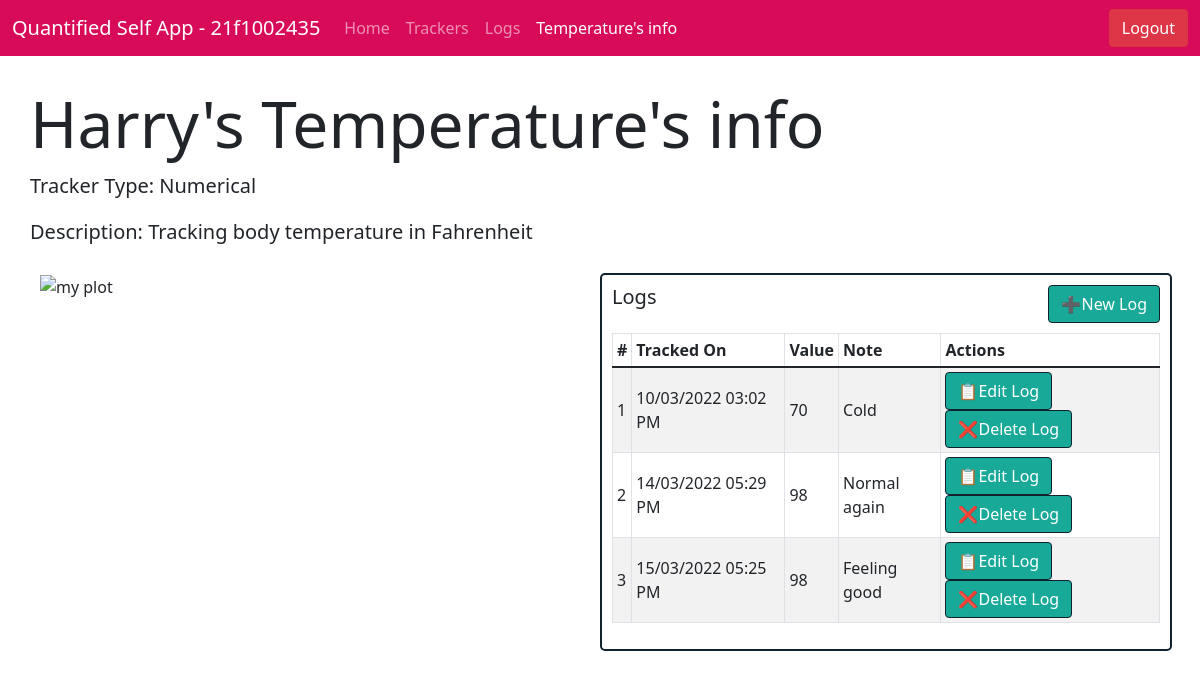
Screenshot of /user/Harry/tracker/1 (signed in) with the database file from the repository.
### models.py (models this page shows, shortened)
class Trackers_Model(db.Model):
  __tablename__ = "Trackers"
  tracker_id = db.Column(db.Integer, autoincrement=True, primary_key=True)
  tracker_name = db.Column(db.String, nullable=False, unique=True)
  tracker_type = db.Column(db.String, nullable=False)
  tracker_desc = db.Column(db.String)

class Users_Model(db.Model, UserMixin):
  __tablename__ = "Users"
  user_id = db.Column(db.Integer, autoincrement=True, primary_key=True)
  username = db.Column(db.String, nullable=False, unique=True)
  password = db.Column(db.String, nullable=False)
  trackers = db.relationship("Trackers_Model", secondary="Enrollments")

class Logs_Model(db.Model):
  __tablename__ = "Logs"
  log_id = db.Column(db.Integer, autoincrement=True, primary_key=True)
  value = db.Column(db.String, nullable=False)
  note = db.Column(db.String)
  timestamp = db.Column(db.String, nullable=False)
  user_id = db.Column(db.Integer, db.ForeignKey("Users.user_id"), primary_key=True, nullable=False)
  tracker_id = db.Column(db.Integer, db.ForeignKey("Trackers.tracker_id"), primary_key=True, nullable=False)

### app/userviews.py (the view)
@app.route("/user/<username>/tracker/<int:tracker_id>")
@login_required
def user_tracker_info(username, tracker_id):
    logs = Logs_Model.query.filter_by(tracker_id=tracker_id, user_id=current_user.user_id).all()
    tracker = Trackers_Model.query.filter_by(tracker_id=tracker_id).first()
    s = None
    try:
        choices = Selectable_Values_Model.query.filter_by(tracker_id=tracker_id).first()
        s = choices.selectables
    except:
        pass
    condition = False
    if (tracker.tracker_type == "Numerical" or tracker.tracker_type == "Time Duration") and logs:
        condition = True
    return render_template("user_tracker_info.html", username=username, tracker=tracker, condition=condition, logs=logs, s=s)

### app/userviews.py (called while the page is built)
@login_manager.user_loader
def load_user(user_id):
    return Users_Model.query.get(user_id)

### templates/user_tracker_info.html (shortened to what this page needs)
<!DOCTYPE html>
<html lang="en">
<head>
    <link rel="stylesheet" href="/css/bootstrap.css">
    <link rel="stylesheet" href="/css/styles.css">
</head>
<body>
    <nav class="navbar navbar-expand-lg navbar-dark" style="background-color: #d80b59;">
        <div class="container-fluid">
          <a class="navbar-brand" href="#">Quantified Self App - 21f1002435</a>
          <div class="collapse navbar-collapse" id="navbarNavAltMarkup">
            <div class="navbar-nav">
              <a class="nav-link" aria-current="page" href="/user/{{username}}/home">Home</a>
              <a class="nav-link" href="/user/{{username}}/trackers">Trackers</a>
              <a class="nav-link" href="/user/{{username}}/logs">Logs</a>
              <a class="nav-link active" href="#">{{tracker.tracker_name}}'s info</a>
            </div>
          </div>
          <a class="btn btn-danger" role="button" href="/user/logout" >Logout</a>
        </div>
    </nav>
    <div class="container-fluid" style="padding: 30px;">
        <div class="row justify-content-between">
          <h1 class="display-3">
            {{username}}'s {{tracker.tracker_name}}'s info
          </h1>
          <p class="lead"><strong>Tracker Type: {{tracker.tracker_type}}</strong></p>
          <p class="lead"><strong>Description: {{tracker.tracker_desc}}</strong></p>
        </div>
        <div class="row" style="padding: 10px;">
          {% if condition %}
          <div class="col-sm justify-content-center">
            <img src="/plot_png/{{tracker.tracker_id}}" alt="my plot" height="100%" width="100%" style="object-fit: contain;">
          </div>
          {% endif %}
          <div class="col-sm justify-content-center" id="my-col">
            <div class="row justify-content-between" style="padding-bottom: 10px;">
              <div class="col-3">
                <h5>Logs</h5>
              </div>
              <div class="col-auto">
                <a href="/user/{{username}}/logs/{{tracker.tracker_id}}/add" style="border: 0.5px solid #10222E; background-color: #18A999; color: white; text-align: right;" class="btn">➕New Log</a>
              </div>
            </div>
            <div class="table-responsive">
              <table class="table table-sm table-bordered table-striped align-middle">
                <thead>
                  <tr>
                    <th scope="col">#</th>
                    <th scope="col">Tracked On</th>
                    <th scope="col">Value</th>
                    <th scope="col">Note</th>
                    <th scope="col">Actions</th>
                  </tr>
                </thead>
                <tbody>
                  {% for log in logs %}
                  <tr>
                    <td>{{loop.index}}</td>
                    <td>{{log.timestamp}}</td>
                    <td>{{log.value}}</td>
                    <td>{{log.note}}</td>
                    <td>
                      <a href="/user/{{username}}/logs/{{log.log_id}}/edit" class="btn" id="my-button">📋Edit Log</a>
                      <a href="/user/{{username}}/logs/{{log.log_id}}/delete"class="btn" id="my-button">❌Delete Log</a>
                    </td>
                  </tr>
                  {% endfor %}
                </tbody>
              </table>
            </div>
          </div>
        </div>
    </div>
</body>
</html>

### static/css/styles.css (style rules this page uses)
#my-col { border: 2px solid #10222E; border-radius: 5px; padding: 10px; }
#my-button { border: 0.5px solid #10222E; background-color: #18A999; color: white; text-align: center; }

### rows the page displays
Trackers_Model: tracker_name "Temperature", tracker_type "Numerical", tracker_desc "Tracking body temperature in Fahrenheit"
Users_Model: username "Harry"
Logs_Model: timestamp "10/03/2022 03:02 PM", value "70", note "Cold"
Logs_Model: timestamp "14/03/2022 05:29 PM", value "98", note "Normal again"
Logs_Model: timestamp "15/03/2022 05:25 PM", value "98", note "Feeling good"
